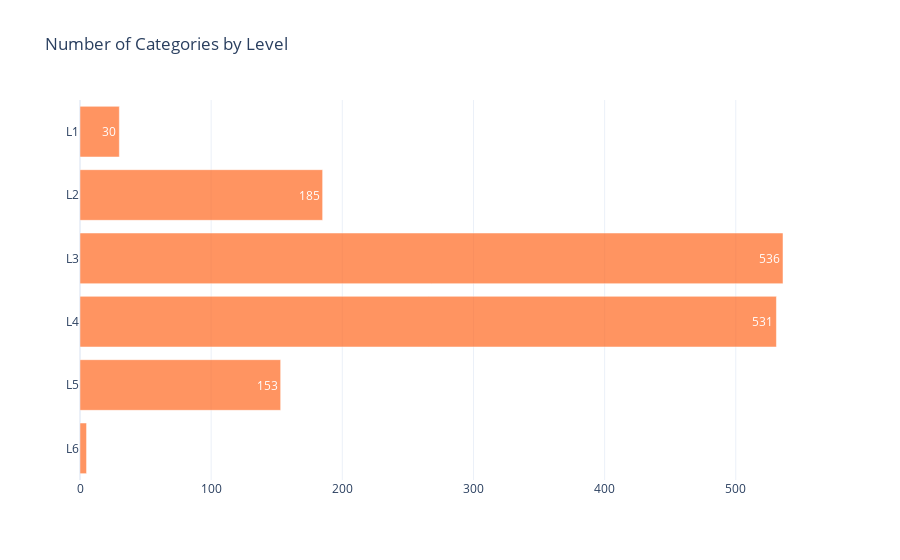

This figure's notebook cell:
### Code cell
# Visualize the number of Categories by Level
plot_levels(catalog_expanded)

### Figure 1 — Plotly figure (JSON) as saved in the notebook; plotly's stock layout.template omitted (floating-point values rounded to 4 significant figures)
{"data": [{"marker": {"color": "rgb(255,103,31)"}, "opacity": 0.7, "orientation": "h", "text": [5, 153, 531, 536, 185, 30], "textfont": {"color": "white"}, "textposition": "auto", "type": "bar", "x": [5, 153, 531, 536, 185, 30], "y": ["L6", "L5", "L4", "L3", "L2", "L1"]}], "layout": {"title": {"text": "Number of Categories by Level"}}}
